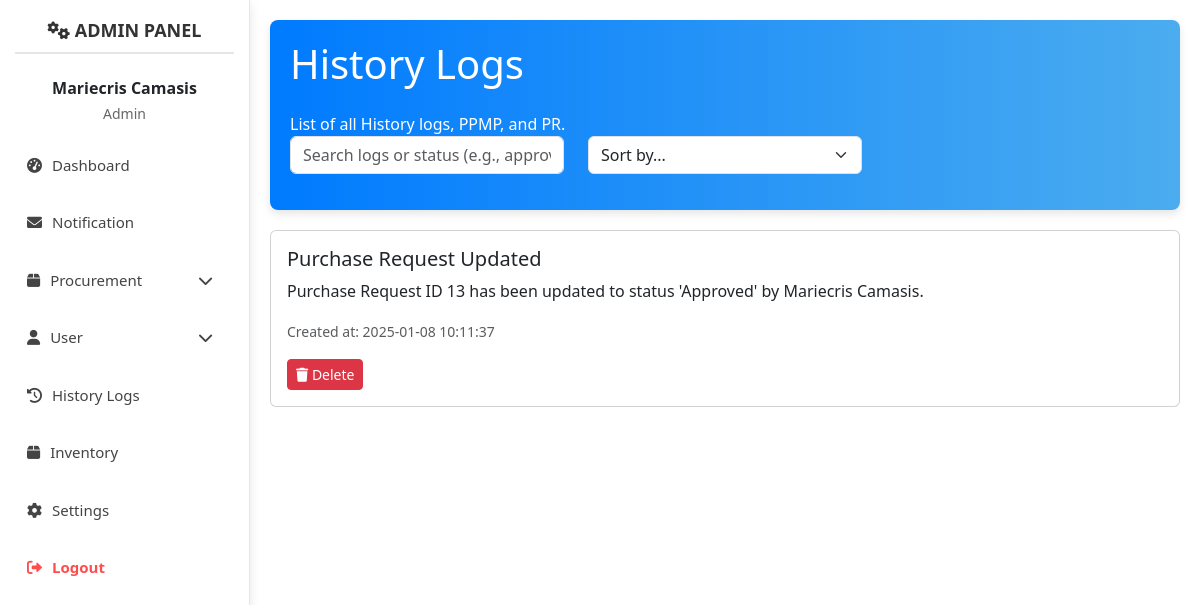
/admin/history.php (signed in), run on the app's committed database.
### tables this page shows
CREATE TABLE `history_logs` (
  `id` int(11) NOT NULL,
  `title` text NOT NULL,
  `description` text NOT NULL,
  `created_at` timestamp NOT NULL DEFAULT current_timestamp()
);

### admin/history.php (the view, shortened to what this page needs)
<?php
require_once '../admin/src/config/database.php';
$logs_query = "SELECT * FROM history_logs ORDER BY created_at DESC";
$logs_result = $conn->query($logs_query);
?>
<!DOCTYPE html>
<html lang="en">
<head>
    <link rel="stylesheet" href="https://cdn.jsdelivr.net/npm/bootstrap@5.3.3/dist/css/bootstrap.min.css">
    <link rel="stylesheet" href="https://cdnjs.cloudflare.com/ajax/libs/font-awesome/6.0.0-beta3/css/all.min.css">
    <link rel="stylesheet" href="src/css/pr.css">
</head>
<body>
    <div class="d-flex">
        <?php include 'sidebar.php'; ?>
        <div class="content flex-grow-1 animate__animated animate__fadeIn">
            <div class="header-card">
                <h1 class="mb-4">History Logs</h1>
                <p class="mb-0">List of all History logs, PPMP, and PR.</p>
                <div class="row mb-3">
                    <div class="col-md-4">
                        <input type="text" id="searchBar" class="form-control" placeholder="Search logs or status (e.g., approved, rejected)...">
                    </div>
                    <div class="col-md-4">
                        <select id="sortDropdown" class="form-select">
                            <option value="">Sort by...</option>
                        </select>
                    </div>
                </div>
            </div>
            <div id="logsContainer">
                <?php if ($logs_result->num_rows > 0): ?>
                    <?php while ($log = $logs_result->fetch_assoc()): ?>
                        <div class="card">
                            <div class="card-body">
                                <h5 class="card-title"><?php echo htmlspecialchars($log['title']); ?></h5>
                                <p class="card-text"><?php echo htmlspecialchars($log['description']); ?></p>
                                <p class="card-text"><small class="text-muted">Created at: <?php echo $log['created_at']; ?></small></p>
                                <button class="btn btn-danger btn-sm delete-log" data-id="<?php echo $log['id']; ?>">
                                    <i class="fas fa-trash"></i> Delete
                                </button>
                            </div>
                        </div>
                    <?php endwhile; ?>
                <?php else: ?>
                    <div class="alert alert-warning" role="alert">
                        No history logs found.
                    </div>
                <?php endif; ?>
            </div>
        </div>
    </div>
</body>
</html>

### admin/src/css/pr.css (style rules this page uses)
body { background-color: #f8f9fa; }
.content { margin-left: 250px; padding: 20px; }
.header-card { background: linear-gradient(90deg, #007bff, #4bacef); color: white; padding: 20px; border-radius: 8px; margin-bottom: 20px; box-shadow: 0 4px 8px rgba(0, 0, 0, 0.1); }
.btn { border-radius: 30px; }

### admin/history.php (style rules this page uses)
.content { margin-left: 250px; padding: 20px; }
.card { margin-bottom: 20px; }

### data on the page
history_logs: title "Purchase Request Updated", description "Purchase Request ID 13 has been updated to status 'Approved' by Mariecris Camasis.", created_at "2025-01-08 10:11:37"

### other printed values
$first_name . ' ' . $last_name "Mariecris Camasis"
